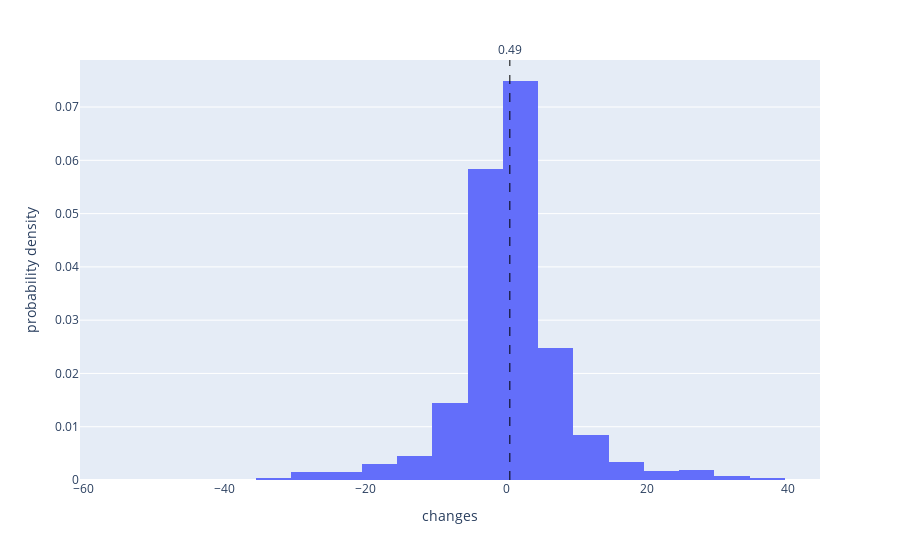

Notebook source saved alongside this figure:
### Code cell
fig = px.histogram(seg_change_df, x='changes', nbins=30, histnorm='probability density')

# Calculate the mean of the data
mean_value = np.mean(seg_change_df)

# Add a vertical line for the mean
fig.add_vline(x=mean_value, 
              line_width=1, 
              line_dash="dash", 
              line_color="black", 
              annotation_text=f"{mean_value:.2f}", 
              annotation_position="top")

fig.show()

### Figure 1 — Plotly figure (JSON) as saved in the notebook; plotly's stock layout.template omitted (floating-point values rounded to 4 significant figures; data arrays with more than 128 entries replaced by an {"elided": "..."} marker saying what was removed)
{"data": [{"alignmentgroup": "True", "bingroup": "x", "histnorm": "probability density", "hovertemplate": "changes=%{x}<br>probability density=%{y}<extra></extra>", "legendgroup": "", "marker": {"color": "#636efa", "pattern": {"shape": ""}}, "name": "", "nbinsx": 30, "offsetgroup": "", "orientation": "v", "showlegend": false, "type": "histogram", "x": {"elided": "6447 int values"}, "xaxis": "x", "yaxis": "y"}], "layout": {"annotations": [{"showarrow": false, "text": "0.49", "x": 0.49, "xanchor": "center", "xref": "x", "y": 1, "yanchor": "bottom", "yref": "y domain"}], "barmode": "relative", "legend": {"tracegroupgap": 0}, "margin": {"t": 60}, "shapes": [{"line": {"color": "black", "dash": "dash", "width": 1}, "type": "line", "x0": 0.49, "x1": 0.49, "xref": "x", "y0": 0, "y1": 1, "yref": "y domain"}], "xaxis": {"anchor": "y", "domain": [0, 1], "title": {"text": "changes"}}, "yaxis": {"anchor": "x", "domain": [0, 1], "title": {"text": "probability density"}}}}
